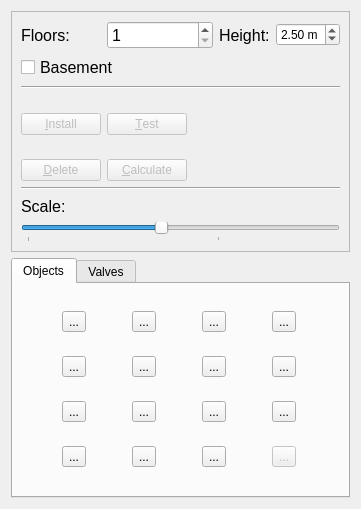
<?xml version="1.0" encoding="UTF-8"?>
<ui version="4.0">
 <class>FormTools</class>
 <widget class="QWidget" name="FormTools">
  <property name="geometry">
   <rect>
    <x>0</x>
    <y>0</y>
    <width>349</width>
    <height>509</height>
   </rect>
  </property>
  <property name="windowTitle">
   <string>Form</string>
  </property>
  <layout class="QGridLayout" name="gridLayout_3">
   <item row="0" column="0">
    <widget class="QFrame" name="frame">
     <property name="frameShape">
      <enum>QFrame::StyledPanel</enum>
     </property>
     <property name="frameShadow">
      <enum>QFrame::Raised</enum>
     </property>
     <layout class="QGridLayout" name="gridLayout_2">
      <item row="6" column="4">
       <spacer name="horizontalSpacer_2">
        <property name="orientation">
         <enum>Qt::Horizontal</enum>
        </property>
        <property name="sizeHint" stdset="0">
         <size>
          <width>48</width>
          <height>20</height>
         </size>
        </property>
       </spacer>
      </item>
      <item row="6" column="5">
       <spacer name="horizontalSpacer_3">
        <property name="orientation">
         <enum>Qt::Horizontal</enum>
        </property>
        <property name="sizeHint" stdset="0">
         <size>
          <width>64</width>
          <height>20</height>
         </size>
        </property>
       </spacer>
      </item>
      <item row="1" column="0" colspan="3">
       <widget class="QCheckBox" name="basementBox">
        <property name="sizePolicy">
         <sizepolicy hsizetype="Minimum" vsizetype="Fixed">
          <horstretch>0</horstretch>
          <verstretch>0</verstretch>
         </sizepolicy>
        </property>
        <property name="font">
         <font>
          <pointsize>12</pointsize>
         </font>
        </property>
        <property name="toolTip">
         <string>Building with basement</string>
        </property>
        <property name="layoutDirection">
         <enum>Qt::LeftToRight</enum>
        </property>
        <property name="text">
         <string>Basement</string>
        </property>
       </widget>
      </item>
      <item row="0" column="0">
       <widget class="QLabel" name="label">
        <property name="font">
         <font>
          <pointsize>12</pointsize>
         </font>
        </property>
        <property name="text">
         <string>Floors:</string>
        </property>
       </widget>
      </item>
      <item row="0" column="5">
       <widget class="QDoubleSpinBox" name="highBox">
        <property name="suffix">
         <string> m</string>
        </property>
        <property name="minimum">
         <double>1.000000000000000</double>
        </property>
        <property name="maximum">
         <double>5.000000000000000</double>
        </property>
        <property name="singleStep">
         <double>0.100000000000000</double>
        </property>
        <property name="value">
         <double>2.500000000000000</double>
        </property>
       </widget>
      </item>
      <item row="0" column="1" colspan="2">
       <widget class="QSpinBox" name="floorBox">
        <property name="font">
         <font>
          <pointsize>12</pointsize>
         </font>
        </property>
        <property name="toolTip">
         <string>Count of floors</string>
        </property>
        <property name="minimum">
         <number>1</number>
        </property>
       </widget>
      </item>
      <item row="5" column="0" colspan="6">
       <widget class="Line" name="line">
        <property name="orientation">
         <enum>Qt::Horizontal</enum>
        </property>
       </widget>
      </item>
      <item row="3" column="2">
       <spacer name="verticalSpacer">
        <property name="orientation">
         <enum>Qt::Vertical</enum>
        </property>
        <property name="sizeHint" stdset="0">
         <size>
          <width>20</width>
          <height>32</height>
         </size>
        </property>
       </spacer>
      </item>
      <item row="0" column="3" colspan="2">
       <widget class="QLabel" name="label_2">
        <property name="font">
         <font>
          <pointsize>12</pointsize>
         </font>
        </property>
        <property name="text">
         <string>Height:</string>
        </property>
       </widget>
      </item>
      <item row="7" column="0" colspan="6">
       <widget class="QSlider" name="scaleSlider">
        <property name="minimum">
         <number>1</number>
        </property>
        <property name="maximum">
         <number>17</number>
        </property>
        <property name="value">
         <number>8</number>
        </property>
        <property name="orientation">
         <enum>Qt::Horizontal</enum>
        </property>
        <property name="tickPosition">
         <enum>QSlider::TicksBelow</enum>
        </property>
       </widget>
      </item>
      <item row="6" column="2" colspan="2">
       <spacer name="horizontalSpacer_4">
        <property name="orientation">
         <enum>Qt::Horizontal</enum>
        </property>
        <property name="sizeHint" stdset="0">
         <size>
          <width>40</width>
          <height>20</height>
         </size>
        </property>
       </spacer>
      </item>
      <item row="6" column="0">
       <widget class="QLabel" name="label_3">
        <property name="font">
         <font>
          <pointsize>12</pointsize>
         </font>
        </property>
        <property name="text">
         <string>Scale:</string>
        </property>
       </widget>
      </item>
      <item row="6" column="1">
       <spacer name="horizontalSpacer">
        <property name="orientation">
         <enum>Qt::Horizontal</enum>
        </property>
        <property name="sizeHint" stdset="0">
         <size>
          <width>48</width>
          <height>20</height>
         </size>
        </property>
       </spacer>
      </item>
      <item row="2" column="0" colspan="6">
       <widget class="Line" name="line_2">
        <property name="orientation">
         <enum>Qt::Horizontal</enum>
        </property>
       </widget>
      </item>
      <item row="3" column="0">
       <widget class="QPushButton" name="installButton">
        <property name="enabled">
         <bool>false</bool>
        </property>
        <property name="toolTip">
         <string>Installing pipe's </string>
        </property>
        <property name="text">
         <string>&amp;Install</string>
        </property>
       </widget>
      </item>
      <item row="3" column="1">
       <widget class="QPushButton" name="testInstallButton">
        <property name="enabled">
         <bool>false</bool>
        </property>
        <property name="toolTip">
         <string>Test the pipe installation </string>
        </property>
        <property name="text">
         <string>&amp;Test</string>
        </property>
       </widget>
      </item>
      <item row="4" column="0">
       <widget class="QPushButton" name="deletePipeButton">
        <property name="enabled">
         <bool>false</bool>
        </property>
        <property name="toolTip">
         <string>Delete all pipe's</string>
        </property>
        <property name="text">
         <string>&amp;Delete</string>
        </property>
       </widget>
      </item>
      <item row="4" column="1">
       <widget class="QPushButton" name="calculateButton">
        <property name="enabled">
         <bool>false</bool>
        </property>
        <property name="text">
         <string>&amp;Calculate</string>
        </property>
       </widget>
      </item>
     </layout>
    </widget>
   </item>
   <item row="1" column="0">
    <widget class="QTabWidget" name="tabWidget">
     <property name="currentIndex">
      <number>0</number>
     </property>
     <widget class="QWidget" name="tabObjects">
      <attribute name="title">
       <string>Objects</string>
      </attribute>
      <layout class="QGridLayout" name="gridLayout">
       <item row="0" column="0">
        <widget class="QToolButton" name="wtButton">
         <property name="enabled">
          <bool>true</bool>
         </property>
         <property name="toolTip">
          <string>Waschtisch</string>
         </property>
         <property name="text">
          <string>...</string>
         </property>
         <property name="icon">
          <iconset resource="images.qrc">
           <normaloff>:/objects/wt.svg</normaloff>:/objects/wt.svg</iconset>
         </property>
         <property name="iconSize">
          <size>
           <width>50</width>
           <height>50</height>
          </size>
         </property>
         <property name="autoExclusive">
          <bool>false</bool>
         </property>
         <property name="autoRaise">
          <bool>false</bool>
         </property>
        </widget>
       </item>
       <item row="0" column="1">
        <widget class="QToolButton" name="wcButton">
         <property name="enabled">
          <bool>true</bool>
         </property>
         <property name="toolTip">
          <string>WC mit Spülkasten</string>
         </property>
         <property name="text">
          <string>...</string>
         </property>
         <property name="icon">
          <iconset resource="images.qrc">
           <normaloff>:/objects/wc.svg</normaloff>:/objects/wc.svg</iconset>
         </property>
         <property name="iconSize">
          <size>
           <width>50</width>
           <height>50</height>
          </size>
         </property>
         <property name="autoExclusive">
          <bool>false</bool>
         </property>
         <property name="autoRaise">
          <bool>false</bool>
         </property>
        </widget>
       </item>
       <item row="0" column="2">
        <widget class="QToolButton" name="wcdsButton">
         <property name="enabled">
          <bool>true</bool>
         </property>
         <property name="toolTip">
          <string>WC mit Druckspüler</string>
         </property>
         <property name="text">
          <string>...</string>
         </property>
         <property name="icon">
          <iconset resource="images.qrc">
           <normaloff>:/objects/wcds.svg</normaloff>:/objects/wcds.svg</iconset>
         </property>
         <property name="iconSize">
          <size>
           <width>50</width>
           <height>50</height>
          </size>
         </property>
         <property name="autoExclusive">
          <bool>false</bool>
         </property>
         <property name="autoRaise">
          <bool>false</bool>
         </property>
        </widget>
       </item>
       <item row="0" column="3">
        <widget class="QToolButton" name="duButton">
         <property name="enabled">
          <bool>true</bool>
         </property>
         <property name="toolTip">
          <string>Dusche</string>
         </property>
         <property name="text">
          <string>...</string>
         </property>
         <property name="icon">
          <iconset resource="images.qrc">
           <normaloff>:/objects/du.svg</normaloff>:/objects/du.svg</iconset>
         </property>
         <property name="iconSize">
          <size>
           <width>50</width>
           <height>50</height>
          </size>
         </property>
         <property name="autoExclusive">
          <bool>false</bool>
         </property>
         <property name="autoRaise">
          <bool>false</bool>
         </property>
        </widget>
       </item>
       <item row="1" column="0">
        <widget class="QToolButton" name="waButton">
         <property name="enabled">
          <bool>true</bool>
         </property>
         <property name="toolTip">
          <string>Badewanne</string>
         </property>
         <property name="text">
          <string>...</string>
         </property>
         <property name="icon">
          <iconset resource="images.qrc">
           <normaloff>:/objects/wa.svg</normaloff>:/objects/wa.svg</iconset>
         </property>
         <property name="iconSize">
          <size>
           <width>50</width>
           <height>50</height>
          </size>
         </property>
         <property name="autoExclusive">
          <bool>false</bool>
         </property>
         <property name="autoRaise">
          <bool>false</bool>
         </property>
        </widget>
       </item>
       <item row="1" column="1">
        <widget class="QToolButton" name="urButton">
         <property name="enabled">
          <bool>true</bool>
         </property>
         <property name="toolTip">
          <string>Urinalbecken</string>
         </property>
         <property name="text">
          <string>...</string>
         </property>
         <property name="icon">
          <iconset resource="images.qrc">
           <normaloff>:/objects/ur.svg</normaloff>:/objects/ur.svg</iconset>
         </property>
         <property name="iconSize">
          <size>
           <width>50</width>
           <height>50</height>
          </size>
         </property>
         <property name="autoExclusive">
          <bool>false</bool>
         </property>
         <property name="autoRaise">
          <bool>false</bool>
         </property>
        </widget>
       </item>
       <item row="1" column="2">
        <widget class="QToolButton" name="swButton">
         <property name="enabled">
          <bool>true</bool>
         </property>
         <property name="toolTip">
          <string>Sitzwaschbecken, Bidet</string>
         </property>
         <property name="text">
          <string>...</string>
         </property>
         <property name="icon">
          <iconset resource="images.qrc">
           <normaloff>:/objects/sw.svg</normaloff>:/objects/sw.svg</iconset>
         </property>
         <property name="iconSize">
          <size>
           <width>50</width>
           <height>50</height>
          </size>
         </property>
         <property name="autoExclusive">
          <bool>false</bool>
         </property>
         <property name="autoRaise">
          <bool>false</bool>
         </property>
        </widget>
       </item>
       <item row="1" column="3">
        <widget class="QToolButton" name="wmButton">
         <property name="enabled">
          <bool>true</bool>
         </property>
         <property name="toolTip">
          <string>Waschmaschine</string>
         </property>
         <property name="text">
          <string>...</string>
         </property>
         <property name="icon">
          <iconset resource="images.qrc">
           <normaloff>:/objects/wm.svg</normaloff>:/objects/wm.svg</iconset>
         </property>
         <property name="iconSize">
          <size>
           <width>50</width>
           <height>50</height>
          </size>
         </property>
         <property name="autoExclusive">
          <bool>false</bool>
         </property>
         <property name="autoRaise">
          <bool>false</bool>
         </property>
        </widget>
       </item>
       <item row="2" column="0">
        <widget class="QToolButton" name="gsButton">
         <property name="enabled">
          <bool>true</bool>
         </property>
         <property name="toolTip">
          <string>Geschirrspülmaschine</string>
         </property>
         <property name="text">
          <string>...</string>
         </property>
         <property name="icon">
          <iconset resource="images.qrc">
           <normaloff>:/objects/gs.svg</normaloff>:/objects/gs.svg</iconset>
         </property>
         <property name="iconSize">
          <size>
           <width>50</width>
           <height>50</height>
          </size>
         </property>
         <property name="autoExclusive">
          <bool>false</bool>
         </property>
         <property name="autoRaise">
          <bool>false</bool>
         </property>
        </widget>
       </item>
       <item row="2" column="1">
        <widget class="QToolButton" name="agavButton">
         <property name="enabled">
          <bool>true</bool>
         </property>
         <property name="toolTip">
          <string>Ausgußbecken mit Auslaufventil</string>
         </property>
         <property name="text">
          <string>...</string>
         </property>
         <property name="icon">
          <iconset resource="images.qrc">
           <normaloff>:/objects/agav.svg</normaloff>:/objects/agav.svg</iconset>
         </property>
         <property name="iconSize">
          <size>
           <width>50</width>
           <height>50</height>
          </size>
         </property>
         <property name="autoExclusive">
          <bool>false</bool>
         </property>
         <property name="autoRaise">
          <bool>false</bool>
         </property>
        </widget>
       </item>
       <item row="2" column="2">
        <widget class="QToolButton" name="spButton">
         <property name="enabled">
          <bool>true</bool>
         </property>
         <property name="toolTip">
          <string>Spülbecken</string>
         </property>
         <property name="text">
          <string>...</string>
         </property>
         <property name="icon">
          <iconset resource="images.qrc">
           <normaloff>:/objects/sp.svg</normaloff>:/objects/sp.svg</iconset>
         </property>
         <property name="iconSize">
          <size>
           <width>50</width>
           <height>50</height>
          </size>
         </property>
         <property name="autoExclusive">
          <bool>false</bool>
         </property>
         <property name="autoRaise">
          <bool>false</bool>
         </property>
        </widget>
       </item>
       <item row="3" column="0">
        <widget class="QToolButton" name="wsibButton">
         <property name="enabled">
          <bool>true</bool>
         </property>
         <property name="toolTip">
          <string>Warmwasserspeicher, indirekt beheizt</string>
         </property>
         <property name="text">
          <string>...</string>
         </property>
         <property name="icon">
          <iconset resource="images.qrc">
           <normaloff>:/objects/wsib.svg</normaloff>:/objects/wsib.svg</iconset>
         </property>
         <property name="iconSize">
          <size>
           <width>50</width>
           <height>50</height>
          </size>
         </property>
         <property name="autoExclusive">
          <bool>false</bool>
         </property>
         <property name="autoRaise">
          <bool>false</bool>
         </property>
        </widget>
       </item>
       <item row="3" column="1">
        <widget class="QToolButton" name="dheButton">
         <property name="enabled">
          <bool>true</bool>
         </property>
         <property name="toolTip">
          <string>Durchlauferhitzer</string>
         </property>
         <property name="text">
          <string>...</string>
         </property>
         <property name="icon">
          <iconset resource="images.qrc">
           <normaloff>:/objects/dhe.svg</normaloff>:/objects/dhe.svg</iconset>
         </property>
         <property name="iconSize">
          <size>
           <width>50</width>
           <height>50</height>
          </size>
         </property>
         <property name="autoExclusive">
          <bool>false</bool>
         </property>
         <property name="autoRaise">
          <bool>false</bool>
         </property>
        </widget>
       </item>
       <item row="2" column="3">
        <widget class="QToolButton" name="avButton">
         <property name="toolTip">
          <string>Auslaufventil</string>
         </property>
         <property name="text">
          <string>...</string>
         </property>
         <property name="icon">
          <iconset resource="images.qrc">
           <normaloff>:/objects/av.svg</normaloff>:/objects/av.svg</iconset>
         </property>
         <property name="iconSize">
          <size>
           <width>50</width>
           <height>50</height>
          </size>
         </property>
        </widget>
       </item>
       <item row="3" column="2">
        <widget class="QToolButton" name="strangButton">
         <property name="toolTip">
          <string>Marker of rising pipe</string>
         </property>
         <property name="text">
          <string>...</string>
         </property>
         <property name="icon">
          <iconset resource="images.qrc">
           <normaloff>:/buttonicons/Strang.svg</normaloff>:/buttonicons/Strang.svg</iconset>
         </property>
         <property name="iconSize">
          <size>
           <width>50</width>
           <height>50</height>
          </size>
         </property>
        </widget>
       </item>
       <item row="3" column="3">
        <widget class="QToolButton" name="mainPipeButton">
         <property name="enabled">
          <bool>false</bool>
         </property>
         <property name="toolTip">
          <string>Hauptwasseranschluss</string>
         </property>
         <property name="text">
          <string>...</string>
         </property>
         <property name="icon">
          <iconset resource="images.qrc">
           <normaloff>:/buttonicons/pipe.svg</normaloff>:/buttonicons/pipe.svg</iconset>
         </property>
         <property name="iconSize">
          <size>
           <width>50</width>
           <height>50</height>
          </size>
         </property>
        </widget>
       </item>
      </layout>
     </widget>
     <widget class="QWidget" name="tabArmatur">
      <attribute name="title">
       <string>Valves</string>
      </attribute>
      <widget class="QToolButton" name="abrvButton">
       <property name="geometry">
        <rect>
         <x>10</x>
         <y>10</y>
         <width>51</width>
         <height>41</height>
        </rect>
       </property>
       <property name="toolTip">
        <string>Absperrventil mit Rückflussverhinderer</string>
       </property>
       <property name="text">
        <string>...</string>
       </property>
       <property name="icon">
        <iconset resource="images.qrc">
         <normaloff>:/valves/armABRV.svg</normaloff>:/valves/armABRV.svg</iconset>
       </property>
       <property name="iconSize">
        <size>
         <width>31</width>
         <height>40</height>
        </size>
       </property>
      </widget>
      <widget class="QToolButton" name="gvButton">
       <property name="geometry">
        <rect>
         <x>70</x>
         <y>10</y>
         <width>51</width>
         <height>41</height>
        </rect>
       </property>
       <property name="toolTip">
        <string>Geradsitzventil</string>
       </property>
       <property name="text">
        <string>...</string>
       </property>
       <property name="icon">
        <iconset resource="images.qrc">
         <normaloff>:/valves/armGV.svg</normaloff>:/valves/armGV.svg</iconset>
       </property>
       <property name="iconSize">
        <size>
         <width>31</width>
         <height>40</height>
        </size>
       </property>
      </widget>
      <widget class="QToolButton" name="rvButton">
       <property name="geometry">
        <rect>
         <x>190</x>
         <y>60</y>
         <width>51</width>
         <height>41</height>
        </rect>
       </property>
       <property name="toolTip">
        <string>Rückflussverhinderer</string>
       </property>
       <property name="text">
        <string>...</string>
       </property>
       <property name="icon">
        <iconset resource="images.qrc">
         <normaloff>:/valves/armRV.svg</normaloff>:/valves/armRV.svg</iconset>
       </property>
       <property name="iconSize">
        <size>
         <width>31</width>
         <height>40</height>
        </size>
       </property>
      </widget>
      <widget class="QToolButton" name="svButton">
       <property name="geometry">
        <rect>
         <x>130</x>
         <y>10</y>
         <width>51</width>
         <height>41</height>
        </rect>
       </property>
       <property name="toolTip">
        <string>Absperrarmatur</string>
       </property>
       <property name="text">
        <string>...</string>
       </property>
       <property name="icon">
        <iconset resource="images.qrc">
         <normaloff>:/valves/armSV.svg</normaloff>:/valves/armSV.svg</iconset>
       </property>
       <property name="iconSize">
        <size>
         <width>31</width>
         <height>40</height>
        </size>
       </property>
      </widget>
      <widget class="QToolButton" name="dmButton">
       <property name="geometry">
        <rect>
         <x>250</x>
         <y>10</y>
         <width>51</width>
         <height>41</height>
        </rect>
       </property>
       <property name="toolTip">
        <string>Druckminderer</string>
       </property>
       <property name="text">
        <string>...</string>
       </property>
       <property name="icon">
        <iconset resource="images.qrc">
         <normaloff>:/valves/armDM.svg</normaloff>:/valves/armDM.svg</iconset>
       </property>
       <property name="iconSize">
        <size>
         <width>31</width>
         <height>40</height>
        </size>
       </property>
      </widget>
      <widget class="QToolButton" name="wzButton">
       <property name="geometry">
        <rect>
         <x>10</x>
         <y>60</y>
         <width>51</width>
         <height>41</height>
        </rect>
       </property>
       <property name="toolTip">
        <string>Wasserzähler</string>
       </property>
       <property name="text">
        <string>...</string>
       </property>
       <property name="icon">
        <iconset resource="images.qrc">
         <normaloff>:/valves/armWZ.svg</normaloff>:/valves/armWZ.svg</iconset>
       </property>
       <property name="iconSize">
        <size>
         <width>31</width>
         <height>40</height>
        </size>
       </property>
      </widget>
      <widget class="QToolButton" name="filButton">
       <property name="geometry">
        <rect>
         <x>250</x>
         <y>60</y>
         <width>51</width>
         <height>41</height>
        </rect>
       </property>
       <property name="toolTip">
        <string>Wasserfilter</string>
       </property>
       <property name="text">
        <string>...</string>
       </property>
       <property name="icon">
        <iconset resource="images.qrc">
         <normaloff>:/valves/armFIL.svg</normaloff>:/valves/armFIL.svg</iconset>
       </property>
       <property name="iconSize">
        <size>
         <width>31</width>
         <height>40</height>
        </size>
       </property>
      </widget>
      <widget class="QToolButton" name="fsveButton">
       <property name="geometry">
        <rect>
         <x>130</x>
         <y>60</y>
         <width>51</width>
         <height>41</height>
        </rect>
       </property>
       <property name="toolTip">
        <string>Sicherheitsventil, federbelastet</string>
       </property>
       <property name="text">
        <string>...</string>
       </property>
       <property name="icon">
        <iconset resource="images.qrc">
         <normaloff>:/valves/armFSVE.svg</normaloff>:/valves/armFSVE.svg</iconset>
       </property>
       <property name="iconSize">
        <size>
         <width>31</width>
         <height>40</height>
        </size>
       </property>
      </widget>
      <widget class="QToolButton" name="khButton">
       <property name="geometry">
        <rect>
         <x>190</x>
         <y>10</y>
         <width>51</width>
         <height>41</height>
        </rect>
       </property>
       <property name="toolTip">
        <string>Kugelhahn</string>
       </property>
       <property name="text">
        <string>...</string>
       </property>
       <property name="icon">
        <iconset resource="images.qrc">
         <normaloff>:/valves/armKH.svg</normaloff>:/valves/armKH.svg</iconset>
       </property>
       <property name="iconSize">
        <size>
         <width>31</width>
         <height>40</height>
        </size>
       </property>
      </widget>
      <widget class="QToolButton" name="svteButton">
       <property name="geometry">
        <rect>
         <x>70</x>
         <y>60</y>
         <width>51</width>
         <height>41</height>
        </rect>
       </property>
       <property name="toolTip">
        <string>Sichetheitsventil, Temperaturablassventil</string>
       </property>
       <property name="text">
        <string>...</string>
       </property>
       <property name="icon">
        <iconset resource="images.qrc">
         <normaloff>:/valves/armSVTE.svg</normaloff>:/valves/armSVTE.svg</iconset>
       </property>
       <property name="iconSize">
        <size>
         <width>37</width>
         <height>39</height>
        </size>
       </property>
      </widget>
     </widget>
    </widget>
   </item>
  </layout>
 </widget>
 <resources>
  <include location="images.qrc"/>
 </resources>
 <connections/>
</ui>
